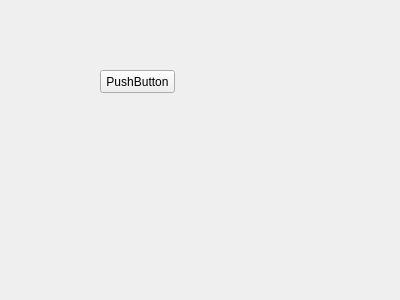
<?xml version="1.0" encoding="UTF-8"?>
<ui version="4.0">
 <class>Form</class>
 <widget class="QWidget" name="Form">
  <property name="geometry">
   <rect>
    <x>0</x>
    <y>0</y>
    <width>400</width>
    <height>300</height>
   </rect>
  </property>
  <property name="windowTitle">
   <string>Form</string>
  </property>
  <widget class="QPushButton" name="pushButton">
   <property name="geometry">
    <rect>
     <x>100</x>
     <y>70</y>
     <width>75</width>
     <height>23</height>
    </rect>
   </property>
   <property name="text">
    <string>PushButton</string>
   </property>
  </widget>
 </widget>
 <resources/>
 <connections/>
</ui>
